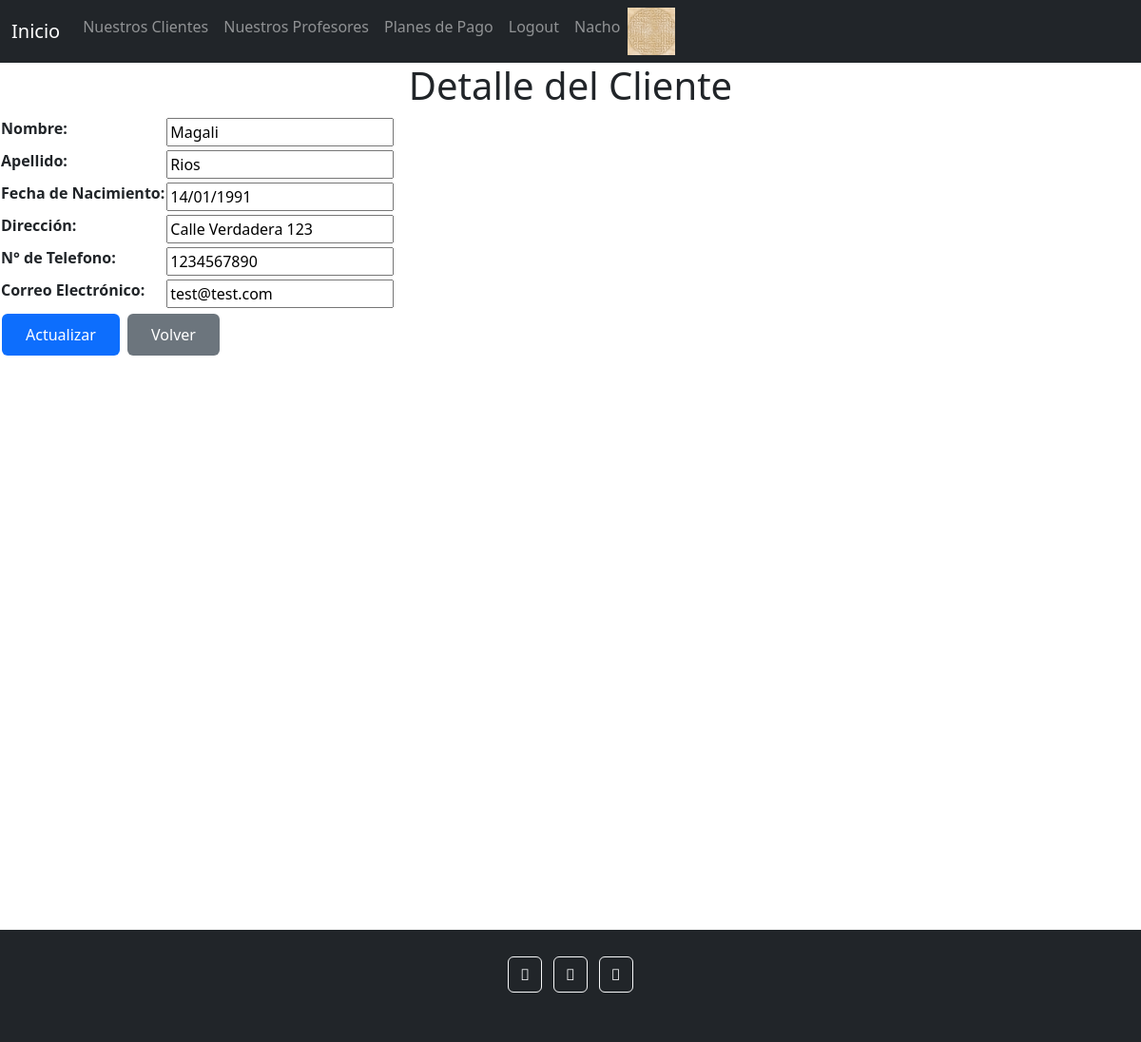
The page /clients/update-client/4/ (signed in) on the database its author committed.
### users/models.py (models this page shows)
class UserProfile(models.Model):
    user = models.OneToOneField(User, on_delete=models.CASCADE, related_name='profile')
    phone = models.CharField(max_length=25, null=True, blank=True)
    birth_date = models.DateField(null=True, blank=True)
    profile_picture = models.ImageField(upload_to='profile_images', null=True, blank=True)

### clients/models.py (models this page shows, shortened)
class Clients(models.Model):
    first_name = models.CharField(max_length=50)
    last_name = models.CharField(max_length=50)
    birth_date = models.DateField(null=True, blank=True)
    address = models.CharField(max_length=300)
    phone_number = models.CharField(max_length=20)
    email = models.EmailField()

### clients/views.py (the view, shortened to what this page needs)
# urls.py: path('update-client/<int:pk>/', update_client, name='update_client'),
@login_required
def update_client(request, pk):
    client = Clients.objects.get(id=pk)
    if request.method == 'GET':
        form = ClientForm(initial = {
            'first_name':client.first_name,
            'last_name':client.last_name,
            'birth_date':client.birth_date,
            'address':client.address,
            'phone_number':client.phone_number,
            'email':client.email,
        })
        context ={
            'form':form
        }
        return render(request, 'clients/update_client.html', context=context)

### clients/forms.py
class ClientForm(forms.Form):
    first_name = forms.CharField(max_length=50, required=True, label='Nombre')
    last_name = forms.CharField(max_length=50, required=True, label='Apellido')
    birth_date = forms.DateField(required=True, label='Fecha de Nacimiento')
    address = forms.CharField(max_length=300, required=False, label='Dirección')
    phone_number = forms.CharField(max_length=20, required=False, label='N° de Telefono')
    email = forms.EmailField(required=False, label='Correo Electrónico')

### templates/clients/update_client.html (shortened to what this page needs)
{% extends 'base.html' %}
{% block content %}
    <center><h1>Detalle del Cliente</h1></center>
    {% if form %}
        <form action="" method="POST">
            <table>
                {{form.as_table}}
            </table>
            <input id="button" class="btn btn-primary" type="submit" value="Actualizar">
            <a href="/clients/list-clients/" id="button" class="btn btn-secondary">Volver</a>
        </form>
    {% endif %}
{% endblock %}

### templates/base.html (shortened to what this page needs)
<!DOCTYPE html>
<html lang="en">
<head>
    <link rel="stylesheet" href="https://cdn.jsdelivr.net/npm/bootstrap@4.6.2/dist/css/bootstrap.min.css">
    <link rel="stylesheet" href="https://cdnjs.cloudflare.com/ajax/libs/font-awesome/4.7.0/css/font-awesome.min.css">
    <link href="https://cdn.jsdelivr.net/npm/bootstrap@5.3.0-alpha1/dist/css/bootstrap.min.css" rel="stylesheet"><link href="https://cdn.jsdelivr.net/npm/bootstrap@5.3.0-alpha1/dist/css/bootstrap.min.css" rel="stylesheet">
</head>
<body>
    <header>
        <nav class="navbar navbar-expand-lg navbar-dark bg-dark">
            <div class="container-fluid">
                <a class="navbar-brand" href="/">Inicio</a>
                <div class="collapse navbar-collapse" id="navbarSupportedContent">
                    <ul class="navbar-nav mr-auto">
                        {% if request.user.is_authenticated %}
                            <li class="nav-item">
                                <a class="nav-link" href="/clients/list-clients/">Nuestros Clientes</a>
                            </li>
                            <li class="nav-item">
                                <a class="nav-link" href="/trainers/list-trainers/">Nuestros Profesores</a>
                            </li>
                        {% endif %}
                        <li class="nav-item">
                            <a class="nav-link" href="/plans/list-plans/">Planes de Pago</a>
                        </li>
                        {% if request.user.is_authenticated %}
                            <li class="nav-item">
                                <a class="nav-link" href="/users/logout/">Logout</a>
                            </li>
                            <li class="nav-item">
                                <a class="nav-link" href="/users/update/">{{request.user.username}}</a>
                            </li>
                            {% if request.user.profile.profile_picture.url != '' %}
                                <img src="{{request.user.profile.profile_picture.url}}" alt="profile_picture" width="50px" height="50px">
                            {% endif %}
                        {% endif %}
                    </ul>
                </div>
            </div>
        </nav>
    </header>
    {% block content %}
    {% endblock %}
    <footer class="bg-dark text-center text-white" style="margin-top:600px;">
        <div class="container p-4">
        <section class="mb-4">
            <a class="btn btn-outline-light btn-floating m-1" href="#!" role="button"
            ><i class="fab fa-facebook-f"></i
            ></a>
            <a class="btn btn-outline-light btn-floating m-1" href="#!" role="button"
            ><i class="fab fa-twitter"></i
            ></a>
            <a class="btn btn-outline-light btn-floating m-1" href="#!" role="button"
            ><i class="fab fa-google"></i
            ></a>
</body>
</html>

### templates/base.html (style rules this page uses)
#button { border: none; color: white; padding: 10px 25px; text-align: center; text-decoration: none; display: inline-block; font-size: 16px; margin: 4px 2px; cursor: pointer; }
body { background-image: url('https://img.freepik.com/free-photo/blurred-cardio-machines_1203-98.jpg?w=2000'); }

### rows shown on the page
Clients: first_name "Magali", last_name "Rios", birth_date "14/01/1991", address "Calle Verdadera 123", phone_number "1234567890", email "test@test.com"

### other values the page prints
{{ request.user.username }} "Nacho"
